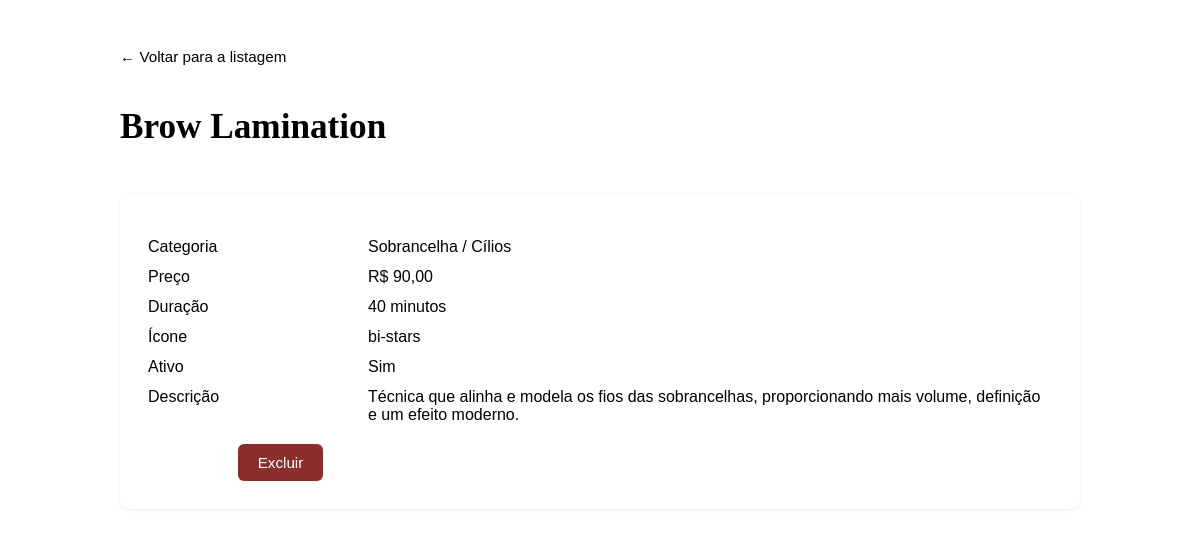
The app's page /servicos/2/ (signed in) with its own data.
### agendamentos/models.py (models this page shows, shortened)
class Servico(models.Model):
    CATEGORIA_CHOICES = [
        ("corte", "Corte / Cabelo"),
        ("manicure", "Manicure / Pedicure"),
        ("tratamento", "Tratamento Capilar"),
        ("coloracao", "Coloração"),
        ("sobrancelha", "Sobrancelha / Cílios"),
        ("estetica", "Estética Facial"),
    ]
    nome = models.CharField(max_length=100)
    categoria = models.CharField(max_length=20, choices=CATEGORIA_CHOICES)
    preco = models.DecimalField(max_digits=8, decimal_places=2)
    duracao_min = models.IntegerField(help_text="Duração em minutos")
    icone = models.CharField(
        max_length=40, blank=True, help_text="Classe do ícone, ex.: bi-scissors"
    )
    descricao = models.TextField(blank=True)
    ativo = models.BooleanField(default=True)
    class Meta:
        verbose_name = "Serviço"
        verbose_name_plural = "Serviços"

### agendamentos/views.py (the view)
# urls.py: path("servicos/<int:pk>/", views.ServicoDetailView.as_view(), name="servico_detail"),
class ServicoDetailView(AcessoGestaoMixin, DetailView):
    model = Servico
    template_name = "agendamentos/servico_detail.html"
    context_object_name = "servico"

### agendamentos/views.py (called while the page is built)
    def test_func(self):
        u = self.request.user
        p = getattr(u, "profissional", None)
        return u.is_staff or bool(p and p.aprovado)

### templates/agendamentos/servico_detail.html (shortened to what this page needs)
<!DOCTYPE html>
<html lang="pt-br">
<head>
  <link rel="stylesheet" href="/static/css/crud.css">
</head>
<body>
  <div class="crud-wrap">
    <a class="crud-voltar" href="{% url 'agendamentos:servico_list' %}">&larr; Voltar para a listagem</a>
    <div class="crud-cabecalho">
      <h1>{{ servico.nome }}</h1>
    </div>
    <div class="crud-card">
      <dl>
        <dt>Categoria</dt>
        <dd>{{ servico.get_categoria_display }}</dd>
        <dt>Preço</dt>
        <dd>R$ {{ servico.preco }}</dd>
        <dt>Duração</dt>
        <dd>{{ servico.duracao_min }} minutos</dd>
        <dt>Ícone</dt>
        <dd>{{ servico.icone|default:"—" }}</dd>
        <dt>Ativo</dt>
        <dd>{% if servico.ativo %}Sim{% else %}Não{% endif %}</dd>
        <dt>Descrição</dt>
        <dd>{{ servico.descricao|default:"Sem descrição." }}</dd>
      </dl>
      <div class="crud-form-acoes">
        <a class="crud-btn" href="{% url 'agendamentos:servico_update' servico.pk %}">Editar</a>
        <a class="crud-btn perigo" href="{% url 'agendamentos:servico_delete' servico.pk %}">Excluir</a>
      </div>
    </div>
  </div>
</body>
</html>

### static/css/crud.css (style rules this page uses)
.crud-wrap { max-width: 960px; margin: 48px auto; padding: 0 24px; font-family: 'Jost', sans-serif; color: var(--texto); }
.crud-voltar { display: inline-block; margin-bottom: 18px; color: var(--marrom-medio); text-decoration: none; font-size: 0.95rem; }
.crud-cabecalho { display: flex; justify-content: space-between; align-items: center; flex-wrap: wrap; gap: 12px; margin-bottom: 24px; }
.crud-cabecalho h1 { font-family: 'Cormorant Garamond', serif; font-size: 2.2rem; color: var(--marrom); }
.crud-btn { display: inline-block; padding: 10px 20px; border-radius: 6px; background: var(--marrom); color: #fff; text-decoration: none; font-size: 0.95rem; border: none; cursor: pointer; }
.crud-btn.perigo { background: #8B2E2E; }
.crud-form-acoes { margin-top: 20px; display: flex; gap: 10px; }
.crud-card { background: #fff; padding: 28px; border-radius: 10px; box-shadow: 0 1px 4px rgba(61, 43, 26, 0.08); }
.crud-card dl { display: grid; grid-template-columns: 180px 1fr; row-gap: 12px; }
.crud-card dt { font-weight: 500; color: var(--marrom-medio); }
.crud-card dd { color: var(--texto); }

### records on screen
Servico: nome "Brow Lamination", categoria "Sobrancelha / Cílios", preco "90,00", duracao_min "40", icone "bi-stars", descricao "Técnica que alinha e modela os fios das sobrancelhas, proporcionando mais volume, definição e um efeito moderno."
